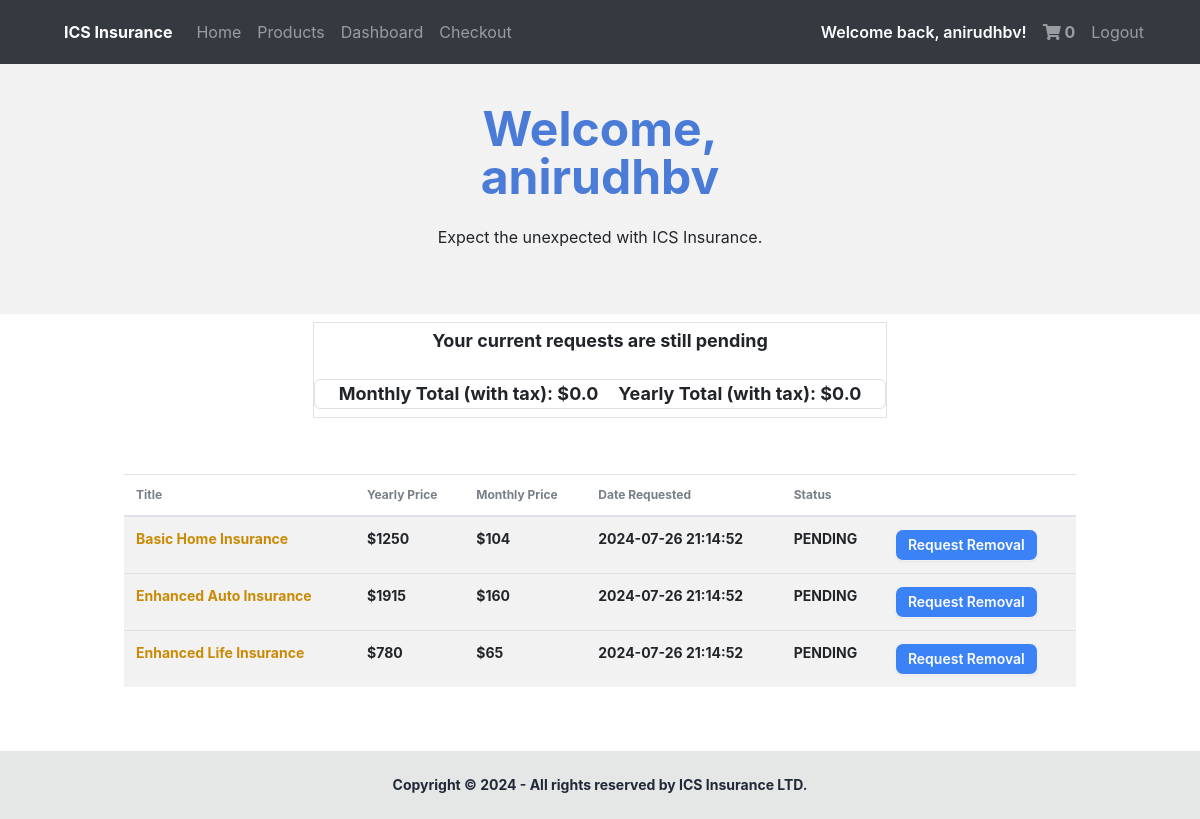
Page /dashboard (signed in) on the committed database.
### docs/models.py (models this page shows, shortened)
class User(db.Model, UserMixin): #Use UserMixin class to add prexisting methods
    id = db.Column(db.Integer(), primary_key = True)
    username = db.Column(db.String(length = 45), nullable = False, unique = True)
    email_address = db.Column(db.String(), unique = True, nullable = False)
    password_hash = db.Column(db.String(), nullable = False)
    isAdmin = db.Column(db.Boolean())
    insuranceSelection = db.relationship('Purchases', backref = "insurance_selection", lazy = True)
    @property
    def password(self):
      return self.password

class Purchases(db.Model):
  id = db.Column(db.Integer(), primary_key = True)
  title =  db.Column(db.String(length = 45), nullable = False)
  type =  db.Column(db.String(length = 45), nullable = False)
  purchased_date = db.Column(db.DateTime(timezone=True), default=func.now())
  yearly_price = db.Column(db.Integer(), nullable = False)
  month_price = db.Column(db.Integer(), nullable = False)
  owner = db.Column(db.Integer(), db.ForeignKey("user.id"))
  status = db.Column(db.String(length = 45), nullable = False)

### docs/routes.py (the view)
@login_required #Require login before the route to the dashboard is set up
@app.route("/dashboard", methods = ["POST", "GET"])
def dashboard_page():
  list_of_messages = [
    "Insure your assets today.",
    "Protect you and your loved ones today.",
    "Expect the unexpected with ICS Insurance.",
    "Be prepared for anything that comes your way.",
    "Remain adaptable.",
  ]
  display_message = random.choice(list_of_messages)
  if not current_user.is_authenticated:
    return redirect(url_for("login_page"))
  approved = Purchases.query.filter_by(owner = current_user.id, status = "APPROVED").all()
  pending = Purchases.query.filter_by(owner = current_user.id, status = "PENDING").all()
  declined = Purchases.query.filter_by(owner = current_user.id, status = "DECLINED").all()
  cart_count = Cart.query.filter_by(owner = current_user.id).count()
  monthly_total = 0
  for item in approved:
    monthly_total += item.month_price
  monthly_total = monthly_total * 1.13
  monthly_total = round(monthly_total, 2)
  yearly_total = 0
  for item in approved:
    yearly_total += item.yearly_price
  yearly_total = yearly_total * 1.13
  yearly_total = round(yearly_total, 2)
  discount=0
  if len(approved) == 2:
    yearly_total = yearly_total * 0.9
    monthly_total = monthly_total * 0.9
    monthly_total = round(monthly_total, 2)
    yearly_total = round(yearly_total, 2)
    discount = 10
  elif len(approved) > 2:
    yearly_total = yearly_total * 0.8
    monthly_total = monthly_total * 0.8
    monthly_total = round(monthly_total, 2)
    yearly_total = round(yearly_total, 2)
    discount = 20
  else:
    yearly_total = yearly_total
    monthly_total = monthly_total
    monthly_total = round(monthly_total, 2)
    yearly_total = round(yearly_total, 2)
    discount = 0
  approved_types = ""
  if approved != []:
    for item in approved:
      approved_types += item.type + " + "
    approved_types = approved_types[:-3]
  else:
    approved_types = 0
  return render_template("dashboard.html", cart_count = cart_count,approved_types=approved_types, discount=discount, user = current_user, approved = approved, pending = pending, declined = declined, monthly_total = monthly_total, yearly_total = yearly_total, display_message = display_message)

### docs/models.py (called while the page is built)
@loginmanager.user_loader #Required property for the users to be authenticated
def load_user(user_id):
    return User.query.get(user_id)

### docs/templates/dashboard.html (shortened to what this page needs)
{% extends "base.html" %} {%block head%} {%endblock %} {% block body %} {% if
current_user.is_authenticated %}
<div class="hero bg-base-200 min-h-[250px]">
  <div class="hero-content text-center">
    <div class="max-w-md">
      <h1 style="color: rgb(73, 123, 215)" class="text-5xl font-bold">
        Welcome, {{ current_user.username }}
      </h1>
      <p class="py-6">{{ display_message }}</p>
    </div>
  </div>
</div>
<div
  class="totals text-lg mx-auto flex flex-col gap-y-3 text-center my-2 font-bold border border-2 border-pink-600"
>
   {% if approved or declined or pending %} {% if pending and not
  approved and not declined%}
  <p class="text-lg my-1">Your current requests are still pending</p>
  {% elif declined and not
    approved and not pending %}
    <p class="text-lg my-1">Your requests have been declined</p>
  {% endif %}
  <div
    class="text-lg my-2 flex-row flex justify-center gap-x-5 rounded-md border border-2 w-fit mx-auto px-4 border-pink-600"
  >
    <p>Monthly Total (with tax): ${{ monthly_total }}</p>
    <p>Yearly Total (with tax): ${{ yearly_total }}</p>
  </div>
  {% endif %}
</div>
<div class="w-5/6 mx-auto px-4 py-12">
  <div class="overflow-x-auto font-bold">
    <table class="table">
      {% if approved or pending or declined %}
      <thead>
        <tr>
          <th>Title</th>
          <th>Yearly Price</th>
          <th>Monthly Price</th>
          <th>Date Requested</th>
          <th>Status</th>
          <th></th>
        </tr>
      </thead>
      <tbody>
         {% for pending_item in pending %}
        <tr class="bg-base-200">
          <td class="text-yellow-600 font-bold">{{pending_item.title}}</td>
          <td>${{pending_item.yearly_price}}</td>
          <td>${{pending_item.month_price}}</td>
          <td>{{pending_item.purchased_date}}</td>
          <td>{{pending_item.status}}</td>
          <td>
            <a
              href="/removeoption?item_id={{pending_item.id}}"
              class="btn btn-sm bg-blue-500 text-white"
            >
              Request Removal
            </a>
          </td>
        </tr>
        {% endfor %}
      </tbody>
    {% endif %}
  </table>
  {% endif %}
  </div>
</div>
{% endblock %}

### docs/templates/base.html (shortened to what this page needs)
<!DOCTYPE html>
<html lang="en" data-theme="light">
  <head>
    <link
      rel="stylesheet"
      href="https://stackpath.bootstrapcdn.com/bootstrap/4.4.1/css/bootstrap.min.css"
    />
    <link
      rel="stylesheet"
      href="https://cdnjs.cloudflare.com/ajax/libs/font-awesome/5.15.3/css/all.min.css"
    />
    <link
      rel="stylesheet"
      href="https://stackpath.bootstrapcdn.com/font-awesome/4.7.0/css/font-awesome.min.css"
    />
    <link
      href="https://cdn.jsdelivr.net/npm/daisyui@4.12.10/dist/full.min.css"
      rel="stylesheet"
      type="text/css"
    />
    <link
      href="https://cdn.jsdelivr.net/npm/daisyui@4.12.10/dist/full.min.css"
      rel="stylesheet"
      type="text/css"
    />
    <script src="https://cdn.tailwindcss.com"></script>
  </head>
  <body style="overflow-x: clip;" class="bg-white min-h-screen flex flex-start flex-col" style="background-color: white">
    <nav class="navbar navbar-expand-lg navbar-dark bg-dark">
      <div class="collapse navbar-collapse" id="navbar">
        <div class="navbar-nav flex-grow-1 ms-10 me-10">
          <a class="nav-item nav-link font-bold text-white mx-2"
            >ICS Insurance</a
          >
          <a class="nav-item nav-link" id="home" href="/">Home</a>
          <a class="nav-item nav-link" id="products" href="/products"
            >Products</a
          >
          {% if current_user.is_authenticated %}
          <a class="nav-item nav-link" id="dashboard" href="/dashboard"
            >Dashboard</a
          >
          <a class="nav-item nav-link" id="checkout" href="/checkout"
            >Checkout</a
          >
          <div class="lg:ml-auto lg:flex lg:align-items-center justify-center">
            <p class="font-semibold text-white my-auto mx-2">
              Welcome back, {{current_user.username}}!
            </p>
            <a
              class="nav-item nav-link font-bold"
              id="shopping-cart"
              href="/checkout"
            >
              <i class="fas fa-shopping-cart"></i>
              {% if current_user.is_authenticated %} {{cart_count}} {% endif %}
            </a>
            <a class="nav-item nav-link" id="logout" href="/logout">Logout</a>
          </div>
          {% endif %}
        </div>
      </div>
    </nav>
    {% block body %}{% endblock %}
  </body>
  <footer class="footer footer-center bg-base-300 text-base-content p-4 md:p-6 lg:p-8 mt-auto font-bold">
    <aside>
      <p>Copyright © 2024 - All rights reserved by ICS Insurance LTD.</p>
    </aside>
  </footer>
</html>

### rows in the picture
User: username "anirudhbv"
Purchases: title "Basic Home Insurance", yearly_price "1250", month_price "104", purchased_date "2024-07-26 21:14:52", status "PENDING"
Purchases: title "Enhanced Auto Insurance", yearly_price "1915", month_price "160", purchased_date "2024-07-26 21:14:52", status "PENDING"
Purchases: title "Enhanced Life Insurance", yearly_price "780", month_price "65", purchased_date "2024-07-26 21:14:52", status "PENDING"

### other values in the picture
{{ cart_count }} "0"
{{ monthly_total }} "0.0"
{{ yearly_total }} "0.0"
